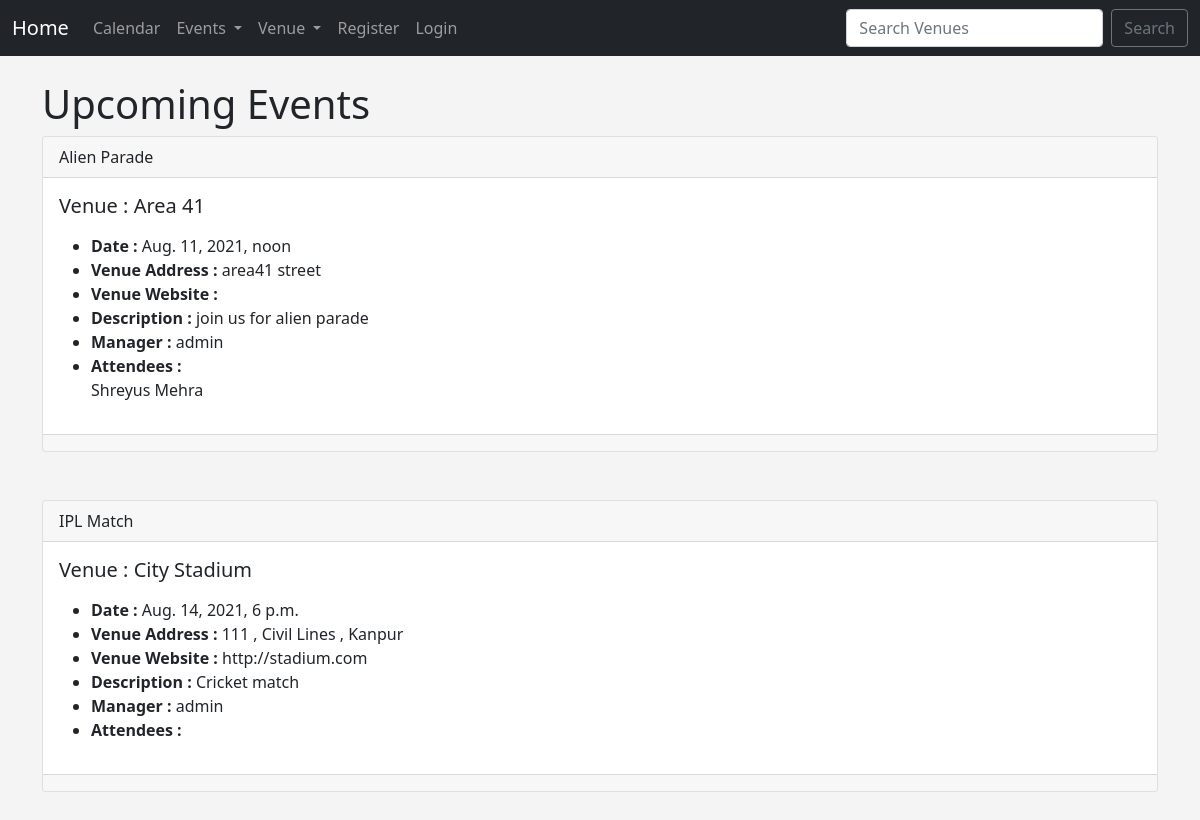
The app's page /events with its own data.
### events/models.py (models this page shows)
class Event(models.Model):#Event table
    name = models.CharField('Event Name', max_length = 120,)
    event_date = models.DateTimeField('Event date')
    venue = models.ForeignKey(Venue, blank = True, null = True, on_delete = models.CASCADE)
    manager = models.ForeignKey(User, blank = True, null = True, on_delete=models.SET_NULL)
    description = models.TextField(blank=True)
    attendees = models.ManyToManyField(Website_user, blank = True)
    def __str__(self):
        return self.name

class Venue(models.Model):#Venue table
    name = models.CharField('Venue Name', max_length = 120)
    address = models.CharField(max_length = 300)
    pin_code = models.CharField('Pin Code',max_length = 6)
    phone = models.CharField('Contact Phone', max_length = 10, blank=True)
    website = models.URLField('Website', blank = True)
    email = models.EmailField('Email', blank = True)
    def __str__(self):
        return self.name

class Website_user(models.Model):#Website user table
    first_name = models.CharField(max_length = 30)
    last_name = models.CharField(max_length = 30)
    email = models.EmailField('User Email')
    def __str__(self):
        return self.first_name + ' ' + self.last_name

### events/views.py (the view)
# urls.py: path('events', views.all_events, name = "list-events"),
def all_events(request):
    event_list = Event.objects.all().order_by('event_date')
    return render(request, 'events/event_list.html',
    {"event_list" : event_list,})

### events/templates/events/event_list.html (shortened to what this page needs)
{% extends 'events/base.html' %}
{% block content %}
   <h1> Upcoming Events </h1>
   {% for event in event_list %}
  <div class="card">
    <div class="card-header">
        {{ event }}
    </div>
    <div class="card-body">
      <h5 class="card-title">Venue : {{ event.venue }}</h5>
      <p class="card-text"><ul>
        <li><strong>Date : </strong>{{ event.event_date }}</li>
        <li><strong>Venue Address : </strong>{{ event.venue.address }}</li>
        <li><strong>Venue Website : </strong>{{ event.venue.website }}</li>
        <li><strong>Description : </strong>{{ event.description }}</li>
        <li><strong>Manager : </strong>{{ event.manager }}</li>
        <li><strong>Attendees : </strong></li>
        {% for user in event.attendees.all %}
        {{ user }}<br/>
        {% endfor %}
     </ul></p>
    </div>
    <div class="card-footer text-muted">
    </div>
  </div>
    <br/>
    <br/>
    {% endfor %}
{% endblock %}

### events/templates/events/base.html (style rules this page uses)
body { background: #f4f4f4; }

### records on screen
Event: name "Alien Parade", venue "Area 41", event_date "Aug. 11, 2021, noon", venue.address "area41 street", description "join us for alien parade", manager "admin"
Website_user: first_name+last_name "Shreyus Mehra"
Event: name "IPL Match", venue "City Stadium", event_date "Aug. 14, 2021, 6 p.m.", venue.address "111 , Civil Lines , Kanpur", venue.website "http://stadium.com", description "Cricket match", manager "admin"
